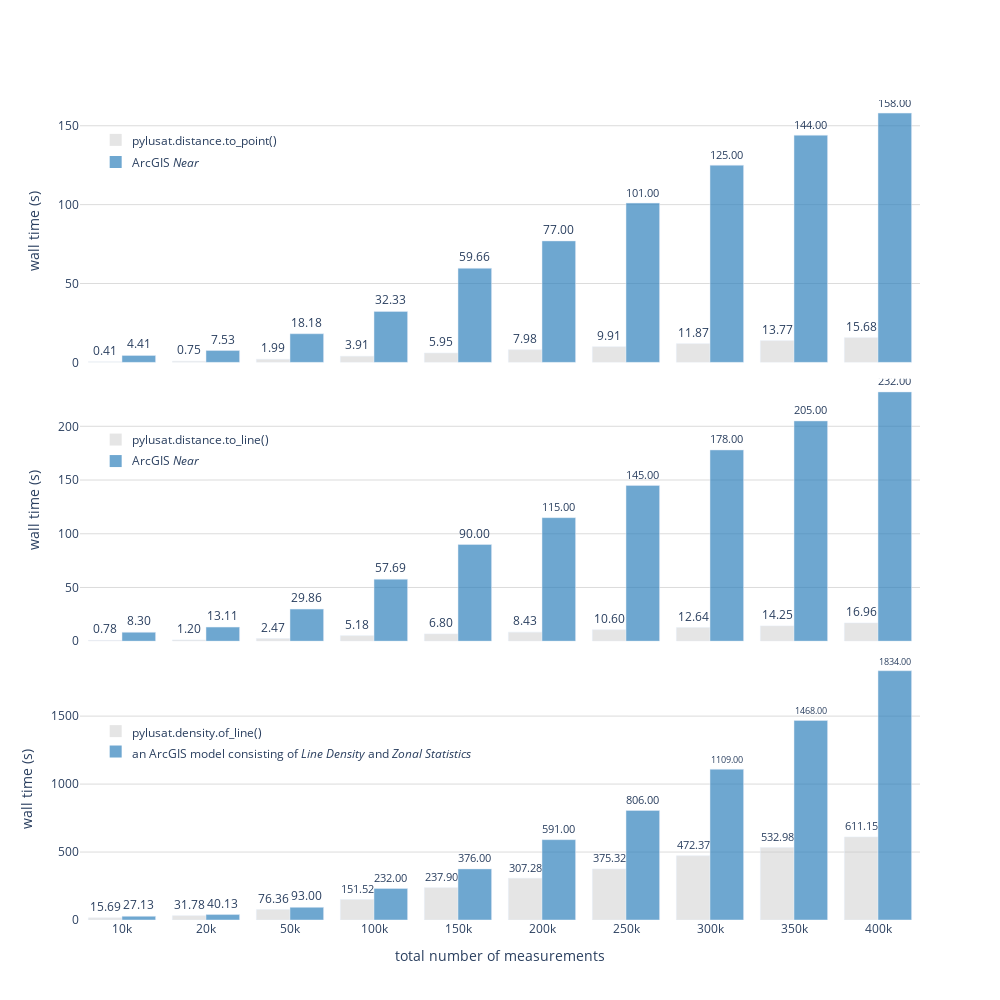

Notebook cell for this chart:
### Code cell
from plotly.subplots import make_subplots

fig = make_subplots(rows=3, cols=1,
                    shared_xaxes=True,
                    vertical_spacing=0.02)

fig.add_trace(
    go.Bar(
        x=pnt_dist_df['number of points'],
        y=pnt_dist_df['pylusat.dist.to_point()'],
        name='pylusat.dist.to_point()',
        marker_color='rgba(204,204,204,0.5)',
    ),
    row=1, col=1
)

fig.add_trace(
    go.Bar(
        x=pnt_dist_df['number of points'],
        y=pnt_dist_df['ArcGIS Near Function'],
        name='ArcGIS Near function',
        marker_color='rgba(49,130,189,0.7)',
    ),
    row=1, col=1
)

fig.add_trace(
    go.Bar(
        x=line_dist_df['number of points'],
        y=line_dist_df['pylusat.dist.to_line()'],
        name='pylusat.dist.to_line()',
        marker_color='rgba(204,204,204,0.5)',
    ),
    row=2, col=1
)

fig.add_trace(
    go.Bar(
        x=line_dist_df['number of points'],
        y=line_dist_df['ArcGIS Near function'],
        name='ArcGIS Near function',
        marker_color='rgba(49,130,189,0.7)',
    ),
    row=2, col=1
)

fig.add_trace(
    go.Bar(
        x=line_den_df['total number of measurements'],
        y=line_den_df['pylusat.density.of_line()'],
        name='pylusat.density.of_line()',
        marker_color='rgba(204,204,204,0.5)',
    ),
    row=3, col=1
)

fig.add_trace(
    go.Bar(
        x=line_den_df['total number of measurements'],
        y=line_den_df['ArcGIS model'],
        name='ArcGIS model',
        marker_color='rgba(49,130,189,0.7)',
    ),
    row=3, col=1
)
fig.update_traces(texttemplate='%{y:.2f}', textposition='outside')
fig.update_layout(
    width=1000, height=1000,
    showlegend=False,
    plot_bgcolor='rgba(0,0,0,0)',
)
fig.update_yaxes(showgrid=True, title='wall time (s)',
                 gridwidth=1, gridcolor='gainsboro')
fig.update_xaxes(showgrid=False, title='total number of measurements', row=3, col=1)

fig.add_annotation(xref="paper", yref="y1", yanchor="top",
                   x=0.05, y=129, showarrow=True, arrowhead=7,
                   arrowsize=3, arrowcolor='rgba(204,204,204,0.5)', standoff=20)

fig.add_annotation(text="pylusat.distance.to_point()", xref="paper", yref="y1",
                   x=0.06, y=134, showarrow=False, yanchor="bottom")

fig.add_annotation(xref="paper", yref="y1", yanchor="top",
                   x=0.05, y=115, showarrow=True, arrowhead=7,
                   arrowsize=3, arrowcolor='rgba(49,130,189,0.7)', standoff=20)

fig.add_annotation(text="ArcGIS <i>Near</i>", xref="paper", yref="y1",
                   x=0.06, y=120, showarrow=False, yanchor="bottom")

fig.add_annotation(xref="paper", yref="y2", yanchor="top",
                   x=0.05, y=170, showarrow=True, arrowhead=7,
                   arrowsize=3, arrowcolor='rgba(204,204,204,0.5)', standoff=20)

fig.add_annotation(text="pylusat.distance.to_line()", xref="paper", yref="y2",
                   x=0.06, y=178, showarrow=False, yanchor="bottom")

fig.add_annotation(xref="paper", yref="y2", yanchor="top",
                   x=0.05, y=150, showarrow=True, arrowhead=7,
                   arrowsize=3, arrowcolor='rgba(49,130,189,0.7)', standoff=20)

fig.add_annotation(text="ArcGIS <i>Near</i>", xref="paper", yref="y2",
                   x=0.06, y=158, showarrow=False, yanchor="bottom")


fig.add_annotation(xref="paper", yref="y3", yanchor="top",
                   x=0.05, y=1250, showarrow=True, arrowhead=7,
                   arrowsize=3, arrowcolor='rgba(204,204,204,0.5)', standoff=20)

fig.add_annotation(text="pylusat.density.of_line()", xref="paper", yref="y3",
                   x=0.06, y=1300, showarrow=False, yanchor="bottom")

fig.add_annotation(xref="paper", yref="y3", yanchor="top",
                   x=0.05, y=1100, showarrow=True, arrowhead=7,
                   arrowsize=3, arrowcolor='rgba(49,130,189,0.7)', standoff=20)

fig.add_annotation(text="an ArcGIS model consisting of <i>Line Density</i> and <i>Zonal Statistics</i>", xref="paper", yref="y3",
                   x=0.06, y=1150, showarrow=False, yanchor="bottom")


fig.write_image("eval_performance.png", scale=5, width=1000, height=1000)
fig.show()

### Figure 1 — Plotly figure (JSON) as saved in the notebook; plotly's stock layout.template omitted (floating-point values rounded to 4 significant figures)
{"data": [{"marker": {"color": "rgba(204,204,204,0.5)"}, "name": "pylusat.dist.to_point()", "textposition": "outside", "texttemplate": "%{y:.2f}", "type": "bar", "x": ["10k", "20k", "50k", "100k", "150k", "200k", "250k", "300k", "350k", "400k"], "xaxis": "x", "y": [0.41, 0.75, 1.99, 3.91, 5.95, 7.98, 9.91, 11.87, 13.77, 15.68], "yaxis": "y"}, {"marker": {"color": "rgba(49,130,189,0.7)"}, "name": "ArcGIS Near function", "textposition": "outside", "texttemplate": "%{y:.2f}", "type": "bar", "x": ["10k", "20k", "50k", "100k", "150k", "200k", "250k", "300k", "350k", "400k"], "xaxis": "x", "y": [4.41, 7.53, 18.18, 32.33, 59.66, 77, 101, 125, 144, 158], "yaxis": "y"}, {"marker": {"color": "rgba(204,204,204,0.5)"}, "name": "pylusat.dist.to_line()", "textposition": "outside", "texttemplate": "%{y:.2f}", "type": "bar", "x": ["10k", "20k", "50k", "100k", "150k", "200k", "250k", "300k", "350k", "400k"], "xaxis": "x2", "y": [0.78, 1.2, 2.47, 5.18, 6.8, 8.43, 10.6, 12.64, 14.25, 16.96], "yaxis": "y2"}, {"marker": {"color": "rgba(49,130,189,0.7)"}, "name": "ArcGIS Near function", "textposition": "outside", "texttemplate": "%{y:.2f}", "type": "bar", "x": ["10k", "20k", "50k", "100k", "150k", "200k", "250k", "300k", "350k", "400k"], "xaxis": "x2", "y": [8.3, 13.11, 29.86, 57.69, 90, 115, 145, 178, 205, 232], "yaxis": "y2"}, {"marker": {"color": "rgba(204,204,204,0.5)"}, "name": "pylusat.density.of_line()", "textposition": "outside", "texttemplate": "%{y:.2f}", "type": "bar", "x": ["10k", "20k", "50k", "100k", "150k", "200k", "250k", "300k", "350k", "400k"], "xaxis": "x3", "y": [15.69, 31.78, 76.36, 151.5, 237.9, 307.3, 375.3, 472.4, 533.0, 611.1], "yaxis": "y3"}, {"marker": {"color": "rgba(49,130,189,0.7)"}, "name": "ArcGIS model", "textposition": "outside", "texttemplate": "%{y:.2f}", "type": "bar", "x": ["10k", "20k", "50k", "100k", "150k", "200k", "250k", "300k", "350k", "400k"], "xaxis": "x3", "y": [27.13, 40.13, 93, 232, 376, 591, 806, 1109, 1468, 1834], "yaxis": "y3"}], "layout": {"annotations": [{"arrowcolor": "rgba(204,204,204,0.5)", "arrowhead": 7, "arrowsize": 3, "showarrow": true, "standoff": 20, "x": 0.05, "xref": "paper", "y": 129, "yanchor": "top", "yref": "y"}, {"showarrow": false, "text": "pylusat.distance.to_point()", "x": 0.06, "xref": "paper", "y": 134, "yanchor": "bottom", "yref": "y"}, {"arrowcolor": "rgba(49,130,189,0.7)", "arrowhead": 7, "arrowsize": 3, "showarrow": true, "standoff": 20, "x": 0.05, "xref": "paper", "y": 115, "yanchor": "top", "yref": "y"}, {"showarrow": false, "text": "ArcGIS <i>Near</i>", "x": 0.06, "xref": "paper", "y": 120, "yanchor": "bottom", "yref": "y"}, {"arrowcolor": "rgba(204,204,204,0.5)", "arrowhead": 7, "arrowsize": 3, "showarrow": true, "standoff": 20, "x": 0.05, "xref": "paper", "y": 170, "yanchor": "top", "yref": "y2"}, {"showarrow": false, "text": "pylusat.distance.to_line()", "x": 0.06, "xref": "paper", "y": 178, "yanchor": "bottom", "yref": "y2"}, {"arrowcolor": "rgba(49,130,189,0.7)", "arrowhead": 7, "arrowsize": 3, "showarrow": true, "standoff": 20, "x": 0.05, "xref": "paper", "y": 150, "yanchor": "top", "yref": "y2"}, {"showarrow": false, "text": "ArcGIS <i>Near</i>", "x": 0.06, "xref": "paper", "y": 158, "yanchor": "bottom", "yref": "y2"}, {"arrowcolor": "rgba(204,204,204,0.5)", "arrowhead": 7, "arrowsize": 3, "showarrow": true, "standoff": 20, "x": 0.05, "xref": "paper", "y": 1250, "yanchor": "top", "yref": "y3"}, {"showarrow": false, "text": "pylusat.density.of_line()", "x": 0.06, "xref": "paper", "y": 1300, "yanchor": "bottom", "yref": "y3"}, {"arrowcolor": "rgba(49,130,189,0.7)", "arrowhead": 7, "arrowsize": 3, "showarrow": true, "standoff": 20, "x": 0.05, "xref": "paper", "y": 1100, "yanchor": "top", "yref": "y3"}, {"showarrow": false, "text": "an ArcGIS model consisting of <i>Line Density</i> and <i>Zonal Statistics</i>", "x": 0.06, "xref": "paper", "y": 1150, "yanchor": "bottom", "yref": "y3"}], "height": 1000, "plot_bgcolor": "rgba(0,0,0,0)", "showlegend": false, "width": 1000, "xaxis": {"anchor": "y", "domain": [0, 1], "matches": "x3", "showticklabels": false}, "xaxis2": {"anchor": "y2", "domain": [0, 1], "matches": "x3", "showticklabels": false}, "xaxis3": {"anchor": "y3", "domain": [0, 1], "showgrid": false, "title": {"text": "total number of measurements"}}, "yaxis": {"anchor": "x", "domain": [0.68, 1], "gridcolor": "gainsboro", "gridwidth": 1, "showgrid": true, "title": {"text": "wall time (s)"}}, "yaxis2": {"anchor": "x2", "domain": [0.34, 0.66], "gridcolor": "gainsboro", "gridwidth": 1, "showgrid": true, "title": {"text": "wall time (s)"}}, "yaxis3": {"anchor": "x3", "domain": [0, 0.32], "gridcolor": "gainsboro", "gridwidth": 1, "showgrid": true, "title": {"text": "wall time (s)"}}}}
